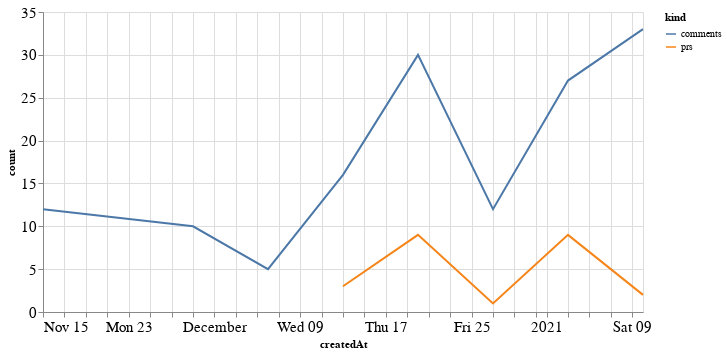

The notebook cell this image was saved under:
### Code cell
alt.Chart(total_time, width=600).mark_line().encode(
    x='createdAt',
    y='count',
    color='kind'
)

### Figure 1 — Vega-Lite specification as saved in the notebook (floating-point values rounded to 4 significant figures)
{"config": {"axisLeft": {"labelFontSize": 15}, "axisBottom": {"labelFontSize": 15}}, "data": {"name": "data-49c187d2175e6653d480fd82eb0a921c"}, "mark": "line", "encoding": {"color": {"type": "nominal", "field": "kind"}, "x": {"type": "temporal", "field": "createdAt"}, "y": {"type": "quantitative", "field": "count"}}, "width": 600, "$schema": "https://vega.github.io/schema/vega-lite/v4.8.1.json", "datasets": {"data-49c187d2175e6653d480fd82eb0a921c": [{"createdAt": "2020-12-13T00:00:00", "kind": "prs", "count": 3.0}, {"createdAt": "2020-12-20T00:00:00", "kind": "prs", "count": 9.0}, {"createdAt": "2020-12-27T00:00:00", "kind": "prs", "count": 1.0}, {"createdAt": "2021-01-03T00:00:00", "kind": "prs", "count": 9.0}, {"createdAt": "2021-01-10T00:00:00", "kind": "prs", "count": 2.0}, {"createdAt": "2020-11-15T00:00:00", "kind": "prs", "count": null}, {"createdAt": "2020-11-22T00:00:00", "kind": "prs", "count": null}, {"createdAt": "2020-11-29T00:00:00", "kind": "prs", "count": null}, {"createdAt": "2020-12-06T00:00:00", "kind": "prs", "count": null}, {"createdAt": "2020-12-13T00:00:00", "kind": "comments", "count": 16.0}, {"createdAt": "2020-12-20T00:00:00", "kind": "comments", "count": 30.0}, {"createdAt": "2020-12-27T00:00:00", "kind": "comments", "count": 12.0}, {"createdAt": "2021-01-03T00:00:00", "kind": "comments", "count": 27.0}, {"createdAt": "2021-01-10T00:00:00", "kind": "comments", "count": 33.0}, {"createdAt": "2020-11-15T00:00:00", "kind": "comments", "count": 12.0}, {"createdAt": "2020-11-22T00:00:00", "kind": "comments", "count": 11.0}, {"createdAt": "2020-11-29T00:00:00", "kind": "comments", "count": 10.0}, {"createdAt": "2020-12-06T00:00:00", "kind": "comments", "count": 5.0}]}}
